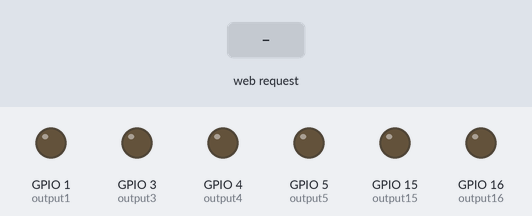
This sketch was run on a simulated ESP8266 (NodeMCU). Shown: output pins drawn as LEDs (lit = HIGH). Inputs (shaded band) come from the test bench. WiFi joins after 1.5 s; servers stay silent unless stated; what the sketch prints to the serial monitor is not drawn.

Above: at 2.7 s.
2.8 s: HTTP request GET /5/on received
At 3.5 s:
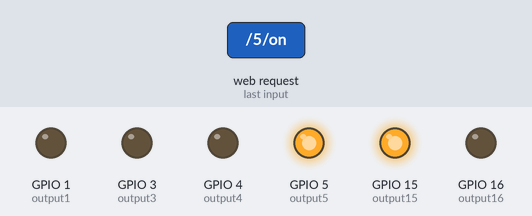
8.8 s: HTTP request GET /4/on received
At 10.2 s:
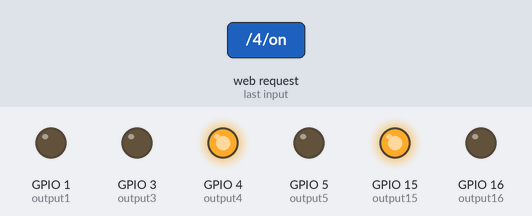
11.3 s: HTTP request GET /16/on received
At 12.3 s:
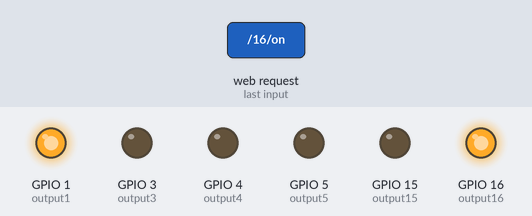
12.8 s: HTTP request GET /3/on received
At 13.5 s:
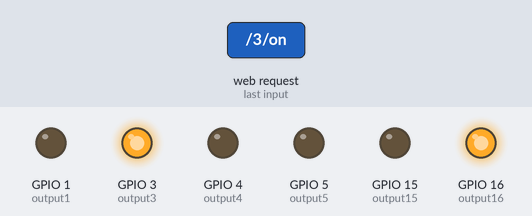
Timing chart, 0 to 19.3 s (numbered marks = the images above; inputs shaded):
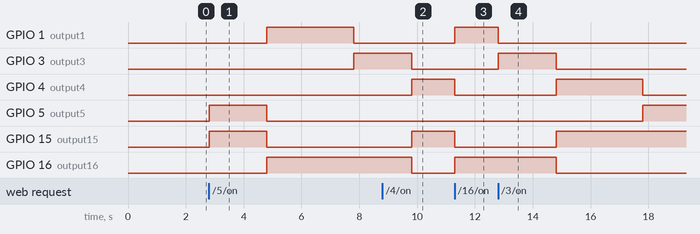

The sketch:

midterm_working.ino
```cpp
// Load Wi-Fi library
#include <ESP8266WiFi.h>

// Replace with your network credentials
const char* ssid     = "J7";
const char* password = "0987654321@@";

// Set web server port number to 80
WiFiServer server(80);

// Variable to store the HTTP request
String header;

// Auxiliar variables to store the current output state
String output5State = "off";
String output4State = "off";
String output16State = "off";
String output1State = "off";

// Assign output variables to GPIO pins
const int output5 = 5;
const int output4 = 4;
const int output16 = 16;

const int output15 = 15;
const int output3 = 3;
const int output1 = 1;
// Current time
unsigned long currentTime = millis();
// Previous time
unsigned long previousTime = 0;
// Define timeout time in milliseconds (example: 2000ms = 2s)
const long timeoutTime = 2000;

void setup() {
  Serial.begin(115200);
  // Initialize the output variables as outputs
  pinMode(output5, OUTPUT);
  pinMode(output4, OUTPUT);
  pinMode(output16, OUTPUT);

  pinMode(output15, OUTPUT);
  pinMode(output3, OUTPUT);
  pinMode(output1, OUTPUT);
  // Set outputs to LOW
  digitalWrite(output5, LOW);
  digitalWrite(output4, LOW);
  digitalWrite(output16, LOW);
  digitalWrite(output15, LOW);
  digitalWrite(output3, LOW);
  digitalWrite(output1, LOW);

  // Connect to Wi-Fi network with SSID and password
  Serial.print("Connecting to ");
  Serial.println(ssid);
  WiFi.begin(ssid, password);
  while (WiFi.status() != WL_CONNECTED) {
    delay(500);
    Serial.print(".");
  }
  // Print local IP address and start web server
  Serial.println("");
  Serial.println("WiFi connected.");
  Serial.println("IP address: ");
  Serial.println(WiFi.localIP());
  server.begin();
}

void loop(){
  WiFiClient client = server.available();   // Listen for incoming clients

  if (client) {                             // If a new client connects,
    Serial.println("New Client.");          // print a message out in the serial port
    String currentLine = "";                // make a String to hold incoming data from the client
    currentTime = millis();
    previousTime = currentTime;
    while (client.connected() && currentTime - previousTime <= timeoutTime) { // loop while the client's connected
      currentTime = millis();
      if (client.available()) {             // if there's bytes to read from the client,
        char c = client.read();             // read a byte, then
        Serial.write(c);                    // print it out the serial monitor
        header += c;
        if (c == '\n') {                    // if the byte is a newline character
          // if the current line is blank, you got two newline characters in a row.
          // that's the end of the client HTTP request, so send a response:
          if (currentLine.length() == 0) {
            // HTTP headers always start with a response code (e.g. HTTP/1.1 200 OK)
            // and a content-type so the client knows what's coming, then a blank line:
            client.println("HTTP/1.1 200 OK");
            client.println("Content-type:text/html");
            client.println("Connection: close");
            client.println();

            // turns the GPIOs on and off
            if (header.indexOf("GET /5/on") >= 0) {
              Serial.println("GPIO 5 on");
              output5State = "on";
              digitalWrite(output5, HIGH);
              digitalWrite(output15, HIGH);
              digitalWrite(output16, LOW);
              digitalWrite(output1, LOW);
              digitalWrite(output3, LOW);
              digitalWrite(output4, LOW);
              delay(2000);
              digitalWrite(output5, LOW);
              digitalWrite(output15, LOW);
              digitalWrite(output16, HIGH);
              digitalWrite(output1, HIGH);
              digitalWrite(output3, LOW);
              digitalWrite(output4, LOW);
              delay(3000);
              digitalWrite(output5, LOW);
              digitalWrite(output15, LOW);
              digitalWrite(output16, HIGH);
              digitalWrite(output1, LOW);
              digitalWrite(output3, HIGH);
              digitalWrite(output4, LOW);
              delay(2000);
            } else if (header.indexOf("GET /5/off") >= 0) {
              Serial.println("GPIO 5 off");
              output5State = "off";
              digitalWrite(output15, LOW);
              digitalWrite(output16, LOW);
              digitalWrite(output5, LOW);
              digitalWrite(output1, LOW);
              digitalWrite(output3, LOW);
              digitalWrite(output4, LOW);
            } else if (header.indexOf("GET /4/on") >= 0) {
              Serial.println("GPIO 4 on");
              output4State = "on";
              digitalWrite(output4, HIGH);
              digitalWrite(output15, HIGH);
              digitalWrite(output16, LOW);
              digitalWrite(output5, LOW);
              digitalWrite(output1, LOW);
              digitalWrite(output3, LOW);


            } else if (header.indexOf("GET /4/off") >= 0) {
              Serial.println("GPIO 4 off");
              output4State = "off";
              digitalWrite(output4, LOW);
              digitalWrite(output15, LOW);
              digitalWrite(output16, LOW);
              digitalWrite(output5, LOW);
              digitalWrite(output1, LOW);
              digitalWrite(output3, LOW);

            }else if (header.indexOf("GET /16/on") >= 0) {
              Serial.println("GPIO 16 on");
              output16State = "on";
              digitalWrite(output16, HIGH);
              digitalWrite(output3, LOW);
              digitalWrite(output4, LOW);
              digitalWrite(output15, LOW);
              digitalWrite(output5, LOW);
              digitalWrite(output1, HIGH);


            } else if (header.indexOf("GET /16/off") >= 0) {
              Serial.println("GPIO 16 off");
              output16State = "off";
              digitalWrite(output16, LOW);
              digitalWrite(output3, LOW);
              digitalWrite(output4, LOW);
              digitalWrite(output15, LOW);
              digitalWrite(output5, LOW);
              digitalWrite(output1, LOW);
            } else if (header.indexOf("GET /3/on") >= 0) {
              Serial.println("GPIO 3 on");
              output1State = "on";
              digitalWrite(output1, LOW);
              digitalWrite(output16, HIGH);
              digitalWrite(output3, HIGH);
              digitalWrite(output4, LOW);
              digitalWrite(output15, LOW);
              digitalWrite(output5, LOW);
              delay(2000);
              digitalWrite(output1, LOW);
              digitalWrite(output16, LOW);
              digitalWrite(output3, LOW);
              digitalWrite(output4, HIGH);
              digitalWrite(output15, HIGH);
              digitalWrite(output5, LOW);
              delay(3000);
              digitalWrite(output1, LOW);
              digitalWrite(output16, LOW);
              digitalWrite(output3, LOW);
              digitalWrite(output4, LOW);
              digitalWrite(output15, HIGH);
              digitalWrite(output5, HIGH);
              delay(2000);
            } else if (header.indexOf("GET /3/off") >= 0) {
              Serial.println("GPIO 3 off");
              output1State = "off";
              digitalWrite(output1, LOW);
              digitalWrite(output3, LOW);
              digitalWrite(output4, LOW);
              digitalWrite(output15, LOW);
              digitalWrite(output5, LOW);
              digitalWrite(output16, LOW);

            }

            // Display the HTML web page
            client.println("<!DOCTYPE html><html>");
            client.println("<head><meta name=\"viewport\" content=\"width=device-width, initial-scale=1\">");
            client.println("<link rel=\"icon\" href=\"data:,\">");
            // CSS to style the on/off buttons
            // Feel free to change the background-color and font-size attributes to fit your preferences
            client.println("<style>html { font-family: fantasy; display: inline-block;background-image: linear-gradient(to left top, #18ccb780, #f3f3f3, #f5f5f5, #31e6d091);height: 100vh; margin: 0px auto; text-align: center;}");

           client.println(".button { background-color: #afccab; border: 2px red cyan black gold; color: black; padding: 15px 35px; display: inline-block;");
           client.println("text-decoration: none; font-size: 30px; margin: 2px; cursor: pointer;}");


            client.println(".button2 {background-color: #aebbbd;}</style></head>");

            // Web Page Heading
            client.println("<body><h1>Feu-Rouge Deux Voies</h1>");

            // Display current state, and ON/OFF buttons for GPIO 5
            client.println("<p>Feu Orange 1 - Etat " + output5State + "</p>");
            // If the output5State is off, it displays the ON button
            if (output5State=="off") {
              client.println("<p><a href=\"/5/on\"><button class=\"button\">ON</button></a></p>");
            } else {
              client.println("<p><a href=\"/5/off\"><button class=\"button button2\">OFF</button></a></p>");
            }

            // Display current state, and ON/OFF buttons for GPIO 4
            client.println("<p>Feu Vert 1 & Feu Rouge 2 - Etat " + output4State + "</p>");
            // If the output4State is off, it displays the ON button
            if (output4State=="off") {
              client.println("<p><a href=\"/4/on\"><button class=\"button\">ON</button></a></p>");
            } else {
              client.println("<p><a href=\"/4/off\"><button class=\"button button2\">OFF</button></a></p>");
            }
                 // Display current state, and ON/OFF buttons for GPIO 16
            client.println("<p>Feu Vert 2 & Feu Rouge 1 - Etat " + output5State + "</p>");
            // If the output5State is off, it displays the ON button
            if (output16State=="off") {
              client.println("<p><a href=\"/16/on\"><button class=\"button\">ON</button></a></p>");
            } else {
              client.println("<p><a href=\"/16/off\"><button class=\"button button2\">OFF</button></a></p>");
            }


             // Display current state, and ON/OFF buttons for GPIO 3
            client.println("<p>Feu Orange 2 - Etat " + output1State + "</p>");
            // If the output5State is off, it displays the ON button
            if (output1State=="off") {
              client.println("<p><a href=\"/3/on\"><button class=\"button\">ON</button></a></p>");
            } else {
              client.println("<p><a href=\"/3/off\"><button class=\"button button2\">OFF</button></a></p>");
            }

            client.println("</body></html>");

            // The HTTP response ends with another blank line
            client.println();
            // Break out of the while loop
            break;
          } else { // if you got a newline, then clear currentLine
            currentLine = "";
          }
        } else if (c != '\r') {  // if you got anything else but a carriage return character,
          currentLine += c;      // add it to the end of the currentLine
        }
      }
    }
    // Clear the header variable
    header = "";
    // Close the connection
    client.stop();
    Serial.println("Client disconnected.");
    Serial.println("");
  }
}
```

Measured:
- after the input at 2.8 s, GPIO 1 (output1): LOW → HIGH after 2.0 s, → LOW 3.0 s later; GPIO 3 (output3): LOW → HIGH after 5.0 s; GPIO 5 (output5), GPIO 15 (output15): LOW → HIGH at once, → LOW 2.0 s later; GPIO 16 (output16): LOW → HIGH after 2.0 s
- after the input at 8.8 s, GPIO 3 (output3), GPIO 16 (output16): HIGH → LOW after 1.0 s; GPIO 4 (output4), GPIO 15 (output15): LOW → HIGH after 1.0 s
- after the input at 11.3 s, GPIO 1 (output1), GPIO 16 (output16): LOW → HIGH at once; GPIO 4 (output4), GPIO 15 (output15): HIGH → LOW at once
- after the input at 12.8 s, GPIO 1 (output1): HIGH → LOW at once; GPIO 3 (output3): LOW → HIGH at once, → LOW 2.0 s later; GPIO 4 (output4): LOW → HIGH after 2.0 s, → LOW 3.0 s later; GPIO 5 (output5): LOW → HIGH after 5.0 s; GPIO 15 (output15): LOW → HIGH after 2.0 s
